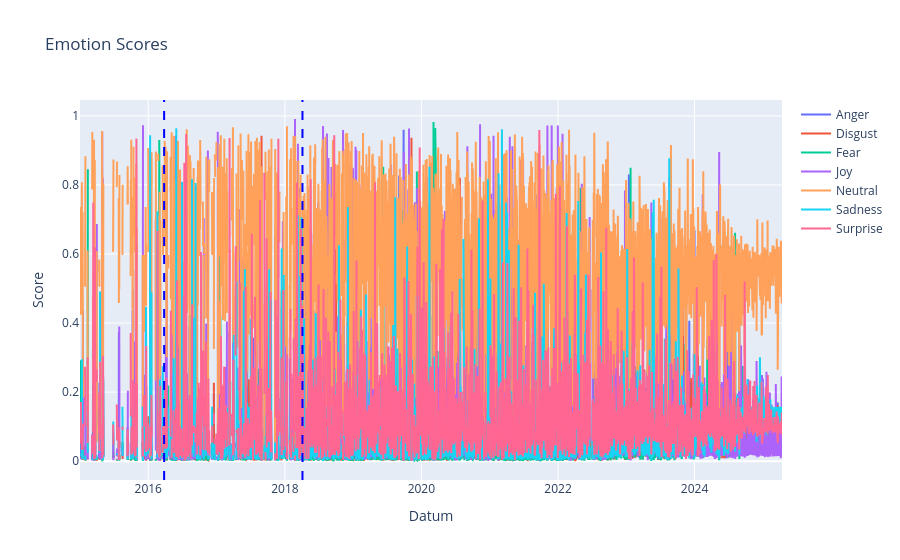

The cell this chart's notebook holds for it:
### Code cell
# Plot 4: Emotionen
fig4 = go.Figure()
for col in ['anger', 'disgust', 'fear', 'joy', 'neutral', 'sadness', 'surprise']:
    fig4.add_trace(go.Scatter(x=final_daily_df["date"], y=final_daily_df[col], mode='lines', name=col.capitalize()))
fig4.update_layout(title="Emotion Scores", xaxis_title="Datum", yaxis_title="Score")

# Apply change point detection for emotion trends
emotion_data = final_daily_df[['anger', 'disgust', 'fear', 'joy', 'neutral', 'sadness', 'surprise']].fillna(0).values

# Use ruptures for change point detection
model = rpt.Binseg(model="l2")  # Binary segmentation with l2 norm
n_bkps = 2  # Number of breakpoints to detect
breakpoints = model.fit_predict(emotion_data, n_bkps=n_bkps)

# Add vertical lines for detected breakpoints
for bkp in breakpoints[:-1]:  # Exclude the last breakpoint (end of data)
    fig4.add_vline(x=final_daily_df["date"].iloc[bkp], line=dict(color="blue", dash="dash"), name="Breakpoint")

# Print breakpoints
print("Detected breakpoints for emotion trends:", breakpoints)
print("Breakpoints as dates:", final_daily_df['date'].iloc[breakpoints[:-1]].tolist())

fig4.show()

### Figure 1 — Plotly figure (JSON) as saved in the notebook; plotly's stock layout.template omitted (floating-point values rounded to 4 significant figures; data arrays with more than 128 entries replaced by an {"elided": "..."} marker saying what was removed)
{"data": [{"mode": "lines", "name": "Anger", "type": "scatter", "x": {"elided": "3756 str values"}, "y": {"elided": "3756 float values"}}, {"mode": "lines", "name": "Disgust", "type": "scatter", "x": {"elided": "3756 str values"}, "y": {"elided": "3756 float values"}}, {"mode": "lines", "name": "Fear", "type": "scatter", "x": {"elided": "3756 str values"}, "y": {"elided": "3756 float values"}}, {"mode": "lines", "name": "Joy", "type": "scatter", "x": {"elided": "3756 str values"}, "y": {"elided": "3756 float values"}}, {"mode": "lines", "name": "Neutral", "type": "scatter", "x": {"elided": "3756 str values"}, "y": {"elided": "3756 float values"}}, {"mode": "lines", "name": "Sadness", "type": "scatter", "x": {"elided": "3756 str values"}, "y": {"elided": "3756 float values"}}, {"mode": "lines", "name": "Surprise", "type": "scatter", "x": {"elided": "3756 str values"}, "y": {"elided": "3756 float values"}}], "layout": {"shapes": [{"line": {"color": "blue", "dash": "dash"}, "name": "Breakpoint", "type": "line", "x0": "2016-03-26T00:00:00", "x1": "2016-03-26T00:00:00", "xref": "x", "y0": 0, "y1": 1, "yref": "y domain"}, {"line": {"color": "blue", "dash": "dash"}, "name": "Breakpoint", "type": "line", "x0": "2018-04-05T00:00:00", "x1": "2018-04-05T00:00:00", "xref": "x", "y0": 0, "y1": 1, "yref": "y domain"}], "title": {"text": "Emotion Scores"}, "xaxis": {"title": {"text": "Datum"}}, "yaxis": {"title": {"text": "Score"}}}}
